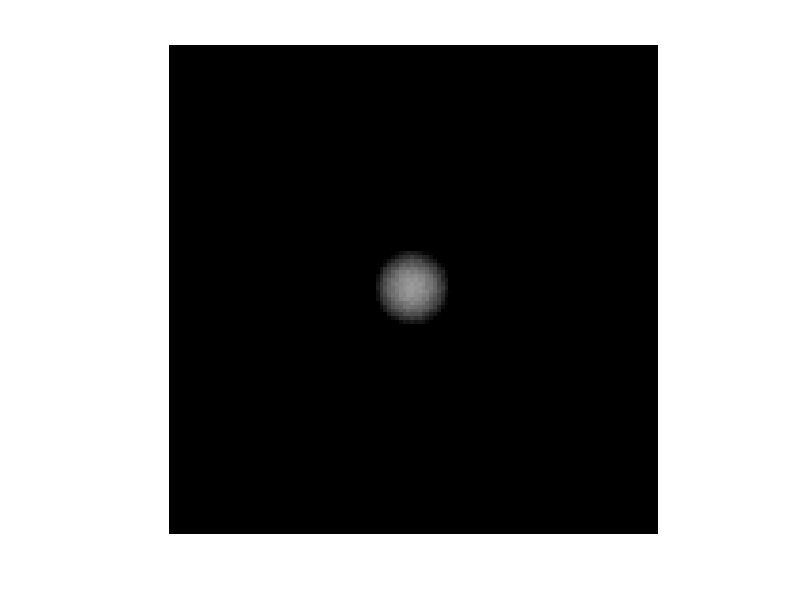

Recreate this plot in MATLAB.
A=zeros(128,128);
for i=54:74
    for j=54:74
    A(i,j)=min(1,max(0,0.6*(1-((i-64)^2+(j-64)^2)/100)+rand()*0.05-0.025));
    end
end
imshow(A);